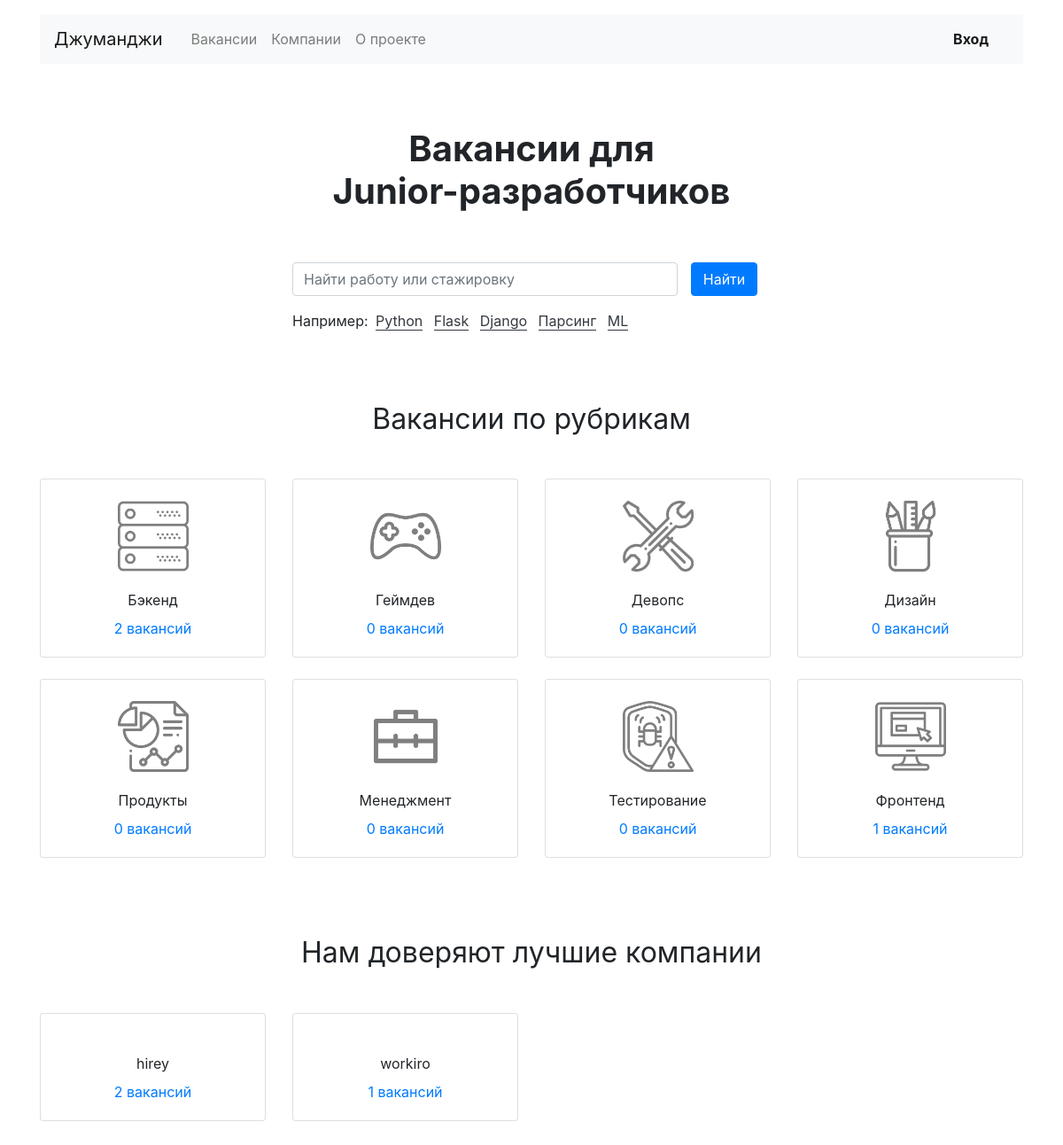
The page / on the database its author committed.
### vacancy/models.py (models this page shows, shortened)
class Specialty(models.Model):
    code = models.CharField(max_length=50)
    title = models.CharField(max_length=50)
    picture = models.ImageField(upload_to=settings.MEDIA_SPECIALITY_IMAGE_DIR)

class Company(models.Model):
    name = models.CharField(max_length=50)
    location = models.CharField(max_length=50, blank=True, null=True)
    logo = models.ImageField(
        upload_to=settings.MEDIA_COMPANY_IMAGE_DIR,
        blank=True, null=True)
    description = models.TextField(blank=True, null=True)
    employee_count = models.IntegerField(blank=True, null=True)
    owner = models.OneToOneField(
        User,
        on_delete=models.CASCADE)

### vacancy/views.py (the view)
# urls.py: path('', views.MainView.as_view(), name='main'),
class MainView(View):
    def get(self, request):
        specialties = Specialty.objects.annotate(count=Count('vacancies'))
        companies = Company.objects.annotate(count=Count('vacancies'))
        context = {
            'specialties': specialties,
            'companies': companies}
        return render(request, 'index.html', context=context)

### templates/index.html (shortened to what this page needs)
{% extends 'base.html' %}
{% block content %}
<main class="container mt-3">
  <section>
    <h1 class="h1 text-center mx-auto mt-4 py-5"><strong>Вакансии для <br>Junior-разработчиков</strong></h1>
    <div class="row">
      <div class="col-12 col-md-8 col-lg-6 offset-lg-3 offset-md-2">
        <form class="form-inline mb-3" action="{% url 'search' %}" method="GET">
          <div class="form-group col-8 col-md-10 pl-0">
            <input class="form-control w-100" type="search" name="query" placeholder="Найти работу или стажировку" aria-label="Найти работу или стажировку">
          </div>
          <div class="form-group col-4 col-md-2 pl-0">
            <button class="btn btn-primary w-100" type="submit">Найти</button>
          </div>
        </form>
        <p>Например:
          <a href="/search/?query=Python" class="text-dark border-bottom border-dark m-1 text-decoration-none">Python</a>
          <a href="/search/?query=Flask" class="text-dark border-bottom border-dark m-1 text-decoration-none">Flask</a>
          <a href="/search/?query=Django" class="text-dark border-bottom border-dark m-1 text-decoration-none">Django</a>
          <a href="/search/?query=Парсинг" class="text-dark border-bottom border-dark m-1 text-decoration-none">Парсинг</a>
          <a href="/search/?query=ML" class="text-dark border-bottom border-dark m-1 text-decoration-none">ML</a>
        </p>
      </div>
    </div>
  </section>
  <section class="mt-5 pt-3">
    <h2 class="h2 font-weight-normal text-center mb-5">Вакансии по рубрикам</h2>
    <div class="row mb-0">
      {% for specialty in specialties %}
        <div class="col-6 col-md-6 col-lg-3">
          <div class="card pt-4 text-center mb-4">
            <img class="mx-auto d-block" src="{{ specialty.picture.url }}" width="80" height="80" alt="">
            <div class="card-body">
              <p class="card-text mb-2">{{ specialty.title }}</p>
              <p class="card-text"><a href="{% url 'vacancies_category' category=specialty.code %}">{{ specialty.count }} вакансий</a></p>
            </div>
          </div>
        </div>
      {% endfor %}
    </div>
  </section>
  <section class="my-5 pt-3">
    <h2 class="h2 font-weight-normal text-center mb-5">Нам доверяют лучшие компании</h2>
    <div class="row mb-0">
      {% for company in companies %}
      <div class="col-6 col-md-6 col-lg-3">
        <div class="card pt-4 text-center mb-4">
          <div class="card-body">
            <p class="card-text mb-2">{{ company.name }}</p>
            <p class="card-text"><a href="{% url 'companies' id=company.id %}">{{ company.count }} вакансий</a></p>
          </div>
        </div>
      </div>
      {% endfor %}
    </div>
  </section>
</main>
{% endblock %}

### rows shown on the page
Specialty: picture (picture), title "Бэкенд", count "2"
Specialty: picture (picture), title "Геймдев", count "0"
Specialty: picture (picture), title "Девопс", count "0"
Specialty: picture (picture), title "Дизайн", count "0"
Specialty: picture (picture), title "Продукты", count "0"
Specialty: picture (picture), title "Менеджмент", count "0"
Specialty: picture (picture), title "Тестирование", count "0"
Specialty: picture (picture), title "Фронтенд", count "1"
Company: name "hirey", count "2"
Company: name "workiro", count "1"
